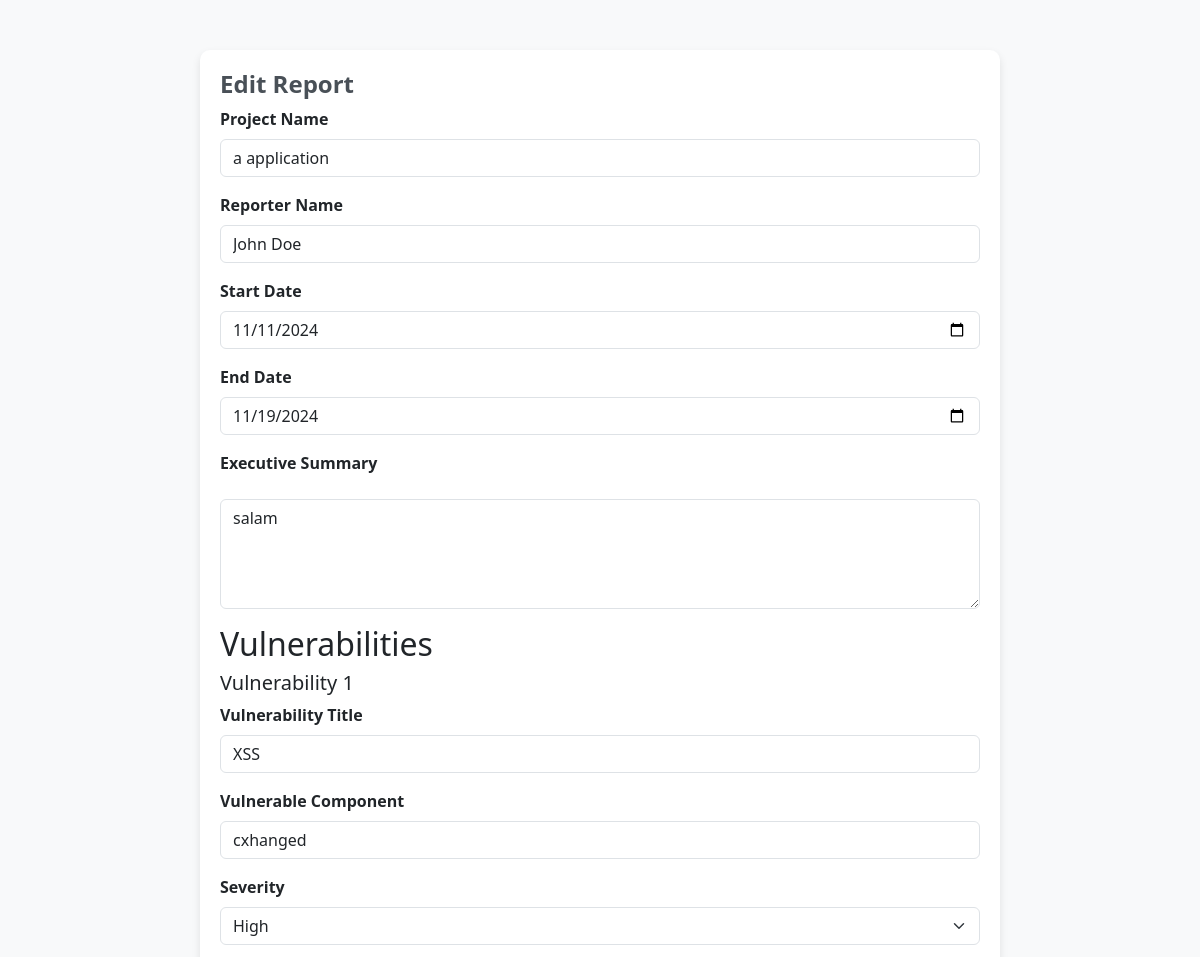
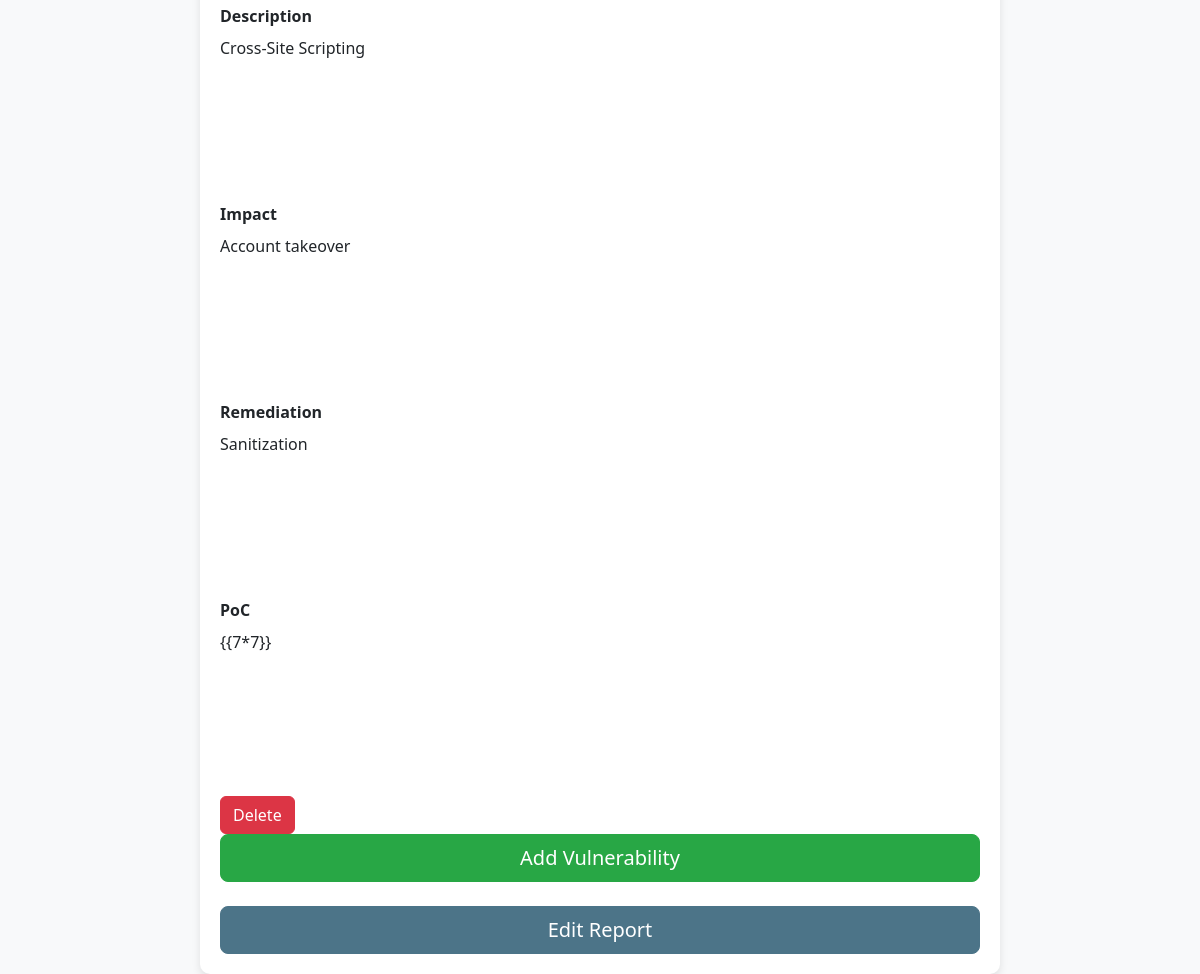
/edit?project_id=1, run on the app's committed database (2 pictures, top to bottom).
### app.py (models this page shows)
class Project(db.Model):
    __tablename__ = 'projects'
    project_id = db.Column(db.Integer, primary_key=True)
    project_name = db.Column(db.String(100), nullable=False)
    reporter_name = db.Column(db.String(100), nullable=False)
    start_date = db.Column(db.String(50), nullable=False)
    end_date = db.Column(db.String(50), nullable=True)
    executive_summary = db.Column(db.Text, nullable=True)
    vuln_count = db.Column(db.Integer, nullable=True)
    vulnerabilities = db.relationship('Vulnerability', secondary=project_vulnerabilities, backref=db.backref('projects', lazy=True))

class Vulnerability(db.Model):
    __tablename__ = 'vulnerabilities'
    vulnerability_id = db.Column(db.Integer, primary_key=True)
    project_id = db.Column(db.Integer, nullable=False)
    title = db.Column(db.String(150), nullable=False)
    severity = db.Column(db.String(50), nullable=False)
    vulnerable_component = db.Column(db.String(100), nullable=False)
    description = db.Column(db.Text, nullable=False)
    impact = db.Column(db.Text, nullable=True)
    remediation = db.Column(db.Text, nullable=True)
    poc = db.Column(db.Text, nullable=True)

### server.py (the view)
@app.route("/edit", methods=["GET"])
def get_edit():
    project_id = int(request.args.get("project_id"))
    project = Project.query.get_or_404(project_id)
    vulnerabilities = Vulnerability.query.filter(Vulnerability.project_id == project_id).all()
    return render_template("edit.html", project=project, vulnerabilities=vulnerabilities)

### templates/edit.html (shortened to what this page needs)
<!DOCTYPE html>
<html lang="en">
<head>
  <link href="https://cdn.jsdelivr.net/npm/bootstrap@5.3.0-alpha3/dist/css/bootstrap.min.css" rel="stylesheet">
  <link rel="stylesheet" href="https://cdn.quilljs.com/1.3.6/quill.snow.css">
  <link rel="stylesheet" href="https://cdnjs.cloudflare.com/ajax/libs/cropperjs/1.5.13/cropper.min.css">
</head>
<body>
<div class="container">
  <h1>Edit Report</h1>
  <form method="POST" action="/edit">
    <div class="mb-3">
      <label for="project_name" class="form-label">Project Name</label>
      <input type="text" class="form-control" id="project_name" name="project_name" required value="{{ project.project_name }}">
    </div>
    <div class="mb-3">
      <label for="reporter_name" class="form-label">Reporter Name</label>
      <input type="text" class="form-control" id="reporter_name" name="reporter_name" required value="{{ project.reporter_name }}">
    </div>
    <div class="mb-3">
      <label for="start_date" class="form-label">Start Date</label>
      <input type="date" class="form-control" id="start_date" name="start_date" required value="{{ project.start_date }}">
    </div>
    <div class="mb-3">
      <label for="end_date" class="form-label">End Date</label>
      <input type="date" class="form-control" id="end_date" name="end_date" required value="{{ project.end_date }}">
    </div>
    <div class="mb-3">
      <label for="executive_summary" class="form-label">Executive Summary</label>
      <textarea class="form-control" id="executive_summary" name="executive_summary" rows="4" required>{{ project.executive_summary }}</textarea>
    </div>
    <div id="vuln-forms">
      <h2>Vulnerabilities</h2>
      {% for vulnerability in vulnerabilities %}
      <div class="vuln-form" id="vuln-form-{{ loop.index }}">
        <h5>Vulnerability {{ loop.index }}</h5>
        <div class="mb-3">
          <label for="vulnerabilityTitle-{{ loop.index }}" class="form-label">Vulnerability Title</label>
          <input type="text" class="form-control" id="vulnerabilityTitle-{{ loop.index }}" name="vulnerabilityTitle-{{ loop.index }}" required value="{{ vulnerability.title }}">
        </div>
        <div class="mb-3">
          <label for="vulnerable_component-{{ loop.index }}" class="form-label">Vulnerable Component</label>
          <input type="text" class="form-control" id="vulnerable_component-{{ loop.index }}" name="vulnerable_component-{{ loop.index }}" required value="{{ vulnerability.vulnerable_component }}">
        </div>
        <div class="mb-3">
          <label for="severity-{{ loop.index }}" class="form-label">Severity</label>
          <select class="form-select" id="severity-{{ loop.index }}" name="severity-{{ loop.index }}" required>
            <option value="High" {% if vulnerability.severity == 'High' %}selected{% endif %}>High</option>
          </select>
        </div>
        <div class="mb-3">
          <label for="description-{{ loop.index }}" class="form-label">Description</label>
          <div id="description-editor-{{ loop.index }}" class="quill-editor">{{ vulnerability.description | safe }}</div>
        </div>
        <div class="mb-3">
          <label for="impact-{{ loop.index }}" class="form-label">Impact</label>
          <div id="impact-editor-{{ loop.index }}" class="quill-editor">{{ vulnerability.impact | safe }}</div>
        </div>
        <div class="mb-3">
          <label for="remediation-{{ loop.index }}" class="form-label">Remediation</label>
          <div id="remediation-editor-{{ loop.index }}" class="quill-editor">{{ vulnerability.remediation | safe }}</div>
        </div>
        <div class="mb-3">
          <label for="poc-{{ loop.index }}" class="form-label">PoC</label>
          <div id="poc-editor-{{ loop.index }}" class="quill-editor">{{ vulnerability.poc | safe }}</div>
        </div>
        <button type="button" class="btn btn-remove-vuln" onclick="removeVuln({{ loop.index }})">Delete</button>
      </div>
      {% endfor %}
    </div>
    <div class="d-grid gap-2">
      <button type="button" class="btn btn-add-vuln btn-lg" id="add-vuln-btn">Add Vulnerability</button>
    </div>
    <div class="d-grid gap-2 mt-4">
      <button type="submit" class="btn btn-submit btn-lg">Edit Report</button>
    </div>
  </form>
</div>
</body>
</html>

### templates/edit.html (style rules this page uses)
body { background-color: #f8f9fa; padding-top: 50px; }
.container { max-width: 800px; background-color: #fff; padding: 20px; border-radius: 10px; box-shadow: 0 4px 8px rgba(0, 0, 0, 0.1); }
h1 { font-size: 24px; font-weight: bold; color: #495057; }
.form-label { font-weight: bold; }
.form-control, .form-select { margin-bottom: 15px; }
.btn-submit { background-color: #4c7488; border-color: #4c7488; color: #fff; }
.btn-add-vuln { background-color: #28a745; border-color: #28a745; color: #fff; }
.btn-remove-vuln { background-color: #dc3545; border-color: #dc3545; color: #fff; }
.quill-editor { height: 150px; margin-bottom: 15px; }

### data on the page
Project: project_name "a application", reporter_name "John Doe", start_date "11/11/2024", end_date "11/19/2024", executive_summary "salam"
Vulnerability: title "XSS", vulnerable_component "cxhanged", severity "High", description "Cross-Site Scripting", impact "Account takeover", remediation "Sanitization", poc "{{7*7}}"
